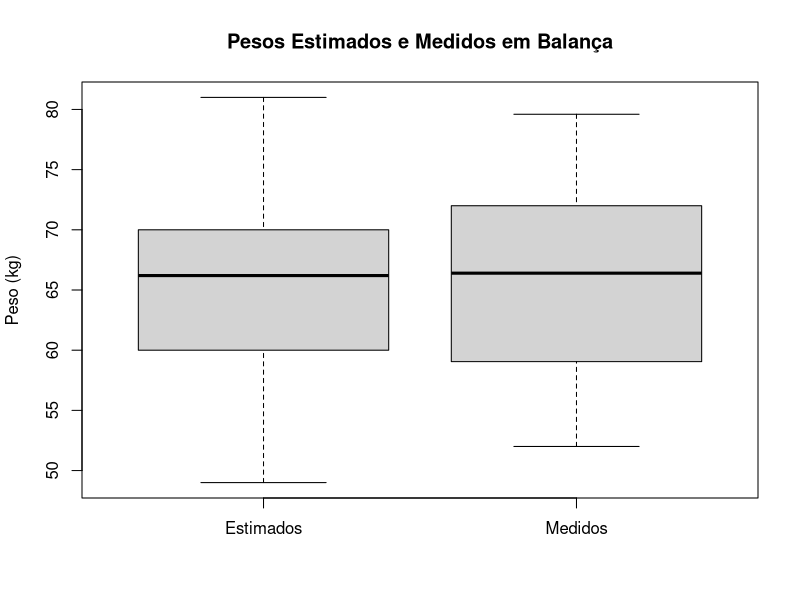
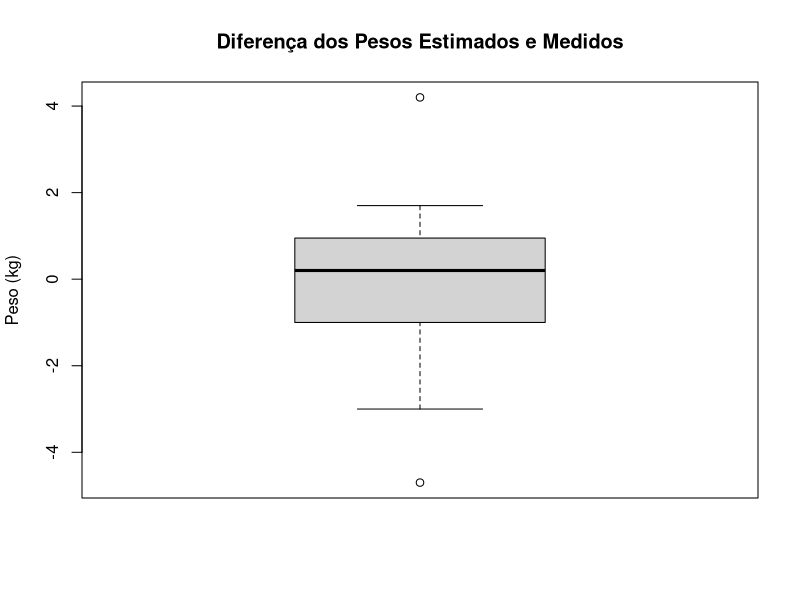
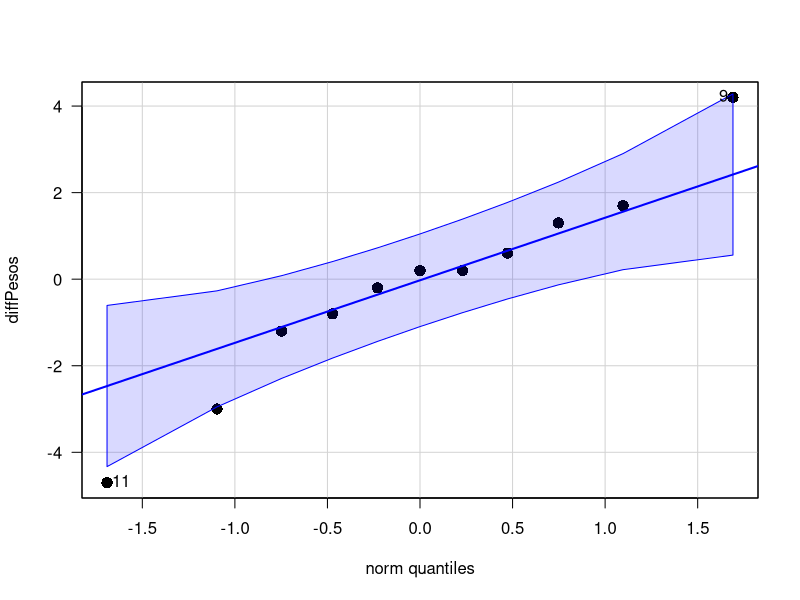

Write the R code that produced these figures, in order. (Note: this script raises an error after producing the figures.)
###########################################
#          ESTUDO DE CASO 3               #
#                                         #
#Equipe: Gustavo Vieira Costa             #
#        Marcus Vinícius do Carmo Bastos  #
#        Rafael Carneiro de Castro        #
#        Thaís Matos Acácio               #
###########################################

#Ler dados de entrada
dados <- read.table("dados.csv", header=TRUE, sep=",");
aggdata <- aggregate(dados$Peso~dados$Fonte,data=dados,FUN=mean);
summary(aggdata);

#Separando
estimados <- c(0);
ei <- 1;
medidos <- c(0);
mi <- 1;
for (i in seq(1:22)) {
  if (dados$Fonte[i] == 'Estimado') {
    estimados[ei] <- dados$Peso[i];
    ei <- ei + 1;
  } else {
    medidos[mi] <- dados$Peso[i];
    mi <- mi + 1;
  }
}

#Boxplot Pesos Estimados e Medidos em Balança
boxplot(estimados, medidos, ylab="Peso (kg)",
        names=c("Estimados","Medidos"), col = "lightgray",
        main="Pesos Estimados e Medidos em Balança");

#Boxplot Diferença dos Pesos Estimados e Medidos
diffPesos <- estimados - medidos;
boxplot(diffPesos, ylab="Peso (kg)",
        names=c("Diferença"), col = "lightgray",
        main="Diferença dos Pesos Estimados e Medidos");

# qqPlot para testar a normalidade das diferenças entre
# o peso estimado e o peso medido.
require("car");
qqPlot(diffPesos,
       pch=16,
       cex=1.5,
       las=1);

#Teste t pariado
t.test(dados$Peso~dados$Fonte, paired=T, data=aggdata);

#Teste de potência considerando o desvio padrão da populaçao
#como o desvio padrão da amostra.
s <- sd(diffPesos);
power.t.test(n=11,
             delta=0.5,
             sd=s,
             sig.level=0.05,
             type="paired");

#Parâmetros de plots.
par(bg = "#dddddd");

#Potência variando tamanho de efeito.
delta <- 0.5;
powerBySe <- c(0);
es <- c(0);
for (i in seq(1:300)) {
  powerBySe[i] <- power.t.test(n=11,
                               delta=delta,
                               sd=s,
                               sig.level=0.05,
                               type="paired")$power;
  es[i] <- delta;
  delta <- delta + 0.01;
}
plot(es, powerBySe, type="l", lwd=2, las=1,
     main="Potência por Tamanho de Efeito", xlab="Tamanho de Efeito", ylab="Potência");
grid(NA,NULL,"white",lwd=2,lty=1);

#Potência variando quantidade de amostras.
n <- 11;
powerByN <- c(0);
ni <- c(0);
for (i in seq(1:1000)) {
  powerByN[i] <- power.t.test(n=n,
                               delta=0.5,
                               sd=s,
                               sig.level=0.05,
                               type="paired")$power;
  ni[i] <- n;
  n <- n + 0.5;
}
plot(ni, powerByN, type="l", lwd=2, las=1, 
     main="Potência por Quantidade de Amostras", xlab="Quantidade de Amostras", ylab="Potência");
grid(NA,NULL,"white",lwd=2,lty=1);

